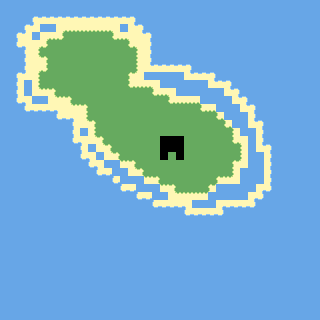

This is a level from a 2D game, rendered from its Tiled map with the project's own tilesets. A one-line summary and the map file follow, with tile-layer data summarised:
An orthogonal 40x40 tile map with 8x8 px tiles, 1 tile layer (Tile Layer 1), 4 tilesets and 24 objects (13x tree, 7x bush, 3x item, door).

<map version="1.0" orientation="orthogonal" width="40" height="40" tilewidth="8" tileheight="8">
 <tileset firstgid="1" name="tiles" tilewidth="8" tileheight="8">
  <image source="tiles.png" width="48" height="72" />
  <terraintypes>
   <terrain name="water" tile="-1" />
   <terrain name="grass" tile="-1" />
   <terrain name="sand" tile="-1" />
  </terraintypes>
  <tile id="0" terrain="2,2,2,0" />
  <tile id="1" terrain="2,2,0,0" />
  <tile id="2" terrain="2,2,0,2" />
  <tile id="3" terrain="0,0,0,2" />
  <tile id="4" terrain="0,0,2,0" />
  <tile id="6" terrain="2,0,2,0" />
  <tile id="7" terrain="0,0,0,0" />
  <tile id="8" terrain="0,2,0,2" />
  <tile id="9" terrain="0,2,0,0" />
  <tile id="10" terrain="2,0,0,0" />
  <tile id="12" terrain="2,0,2,2" />
  <tile id="13" terrain="0,0,2,2" />
  <tile id="14" terrain="0,2,2,2" />
  <tile id="15" terrain="2,2,2,2" />
  <tile id="18" terrain="2,2,2,1" />
  <tile id="19" terrain="2,2,1,1" />
  <tile id="20" terrain="2,2,1,2" />
  <tile id="21" terrain="1,1,1,2" />
  <tile id="22" terrain="1,1,2,1" />
  <tile id="24" terrain="2,1,2,1" />
  <tile id="25" terrain="1,1,1,1" />
  <tile id="26" terrain="1,2,1,2" />
  <tile id="27" terrain="1,2,1,1" />
  <tile id="28" terrain="2,1,1,1" />
  <tile id="30" terrain="2,1,2,2" />
  <tile id="31" terrain="1,1,2,2" />
  <tile id="32" terrain="1,2,2,2" />
 </tileset>
 <tileset firstgid="55" name="berry_bush" tilewidth="8" tileheight="8">
  <image source="berry_bush.png" width="48" height="8" />
 </tileset>
 <tileset firstgid="61" name="tree" tilewidth="8" tileheight="16">
  <image source="tree.png" width="8" height="16" />
 </tileset>
 <tileset firstgid="62" name="items" tilewidth="8" tileheight="8">
  <image source="items.png" width="64" height="8" />
 </tileset>
 <layer name="Tile Layer 1" width="40" height="40">
  <data>[1600 cells, 1600 non-empty, 35 distinct tile ids]</data>
 </layer>
 <objectgroup name="Object Layer 1" width="40" height="40">
  <object name="bush" type="bush" gid="55" x="112" y="56" />
  <object name="bush" type="bush" gid="55" x="64" y="56" />
  <object name="bush" type="bush" gid="55" x="112" y="96" />
  <object name="bush" type="bush" gid="55" x="64" y="88" />
  <object name="bush" type="bush" gid="55" x="112" y="128" />
  <object name="bush" type="bush" gid="55" x="152" y="112" />
  <object name="bush" type="bush" gid="55" x="200" y="152" />
  <object name="door" type="door" gid="50" x="168" y="160" />
  <object name="tree" type="tree" gid="61" x="184" y="128" />
  <object name="tree" type="tree" gid="61" x="192" y="128" />
  <object name="tree" type="tree" gid="61" x="192" y="120" />
  <object name="tree" type="tree" gid="61" x="128" y="152" />
  <object name="axe" type="item" gid="63" x="128" y="120" />
  <object name="rod" type="item" gid="62" x="192" y="176" />
  <object name="hammer" type="item" gid="65" x="240" y="168" />
  <object name="tree" type="tree" gid="61" x="224" y="136" />
  <object name="tree" type="tree" gid="61" x="232" y="136" />
  <object name="tree" type="tree" gid="61" x="240" y="136" />
  <object name="tree" type="tree" gid="61" x="240" y="144" />
  <object name="tree" type="tree" gid="61" x="224" y="144" />
  <object name="tree" type="tree" gid="61" x="232" y="144" />
  <object name="tree" type="tree" gid="61" x="224" y="128" />
  <object name="tree" type="tree" gid="61" x="232" y="128" />
  <object name="tree" type="tree" gid="61" x="240" y="128" />
 </objectgroup>
</map>